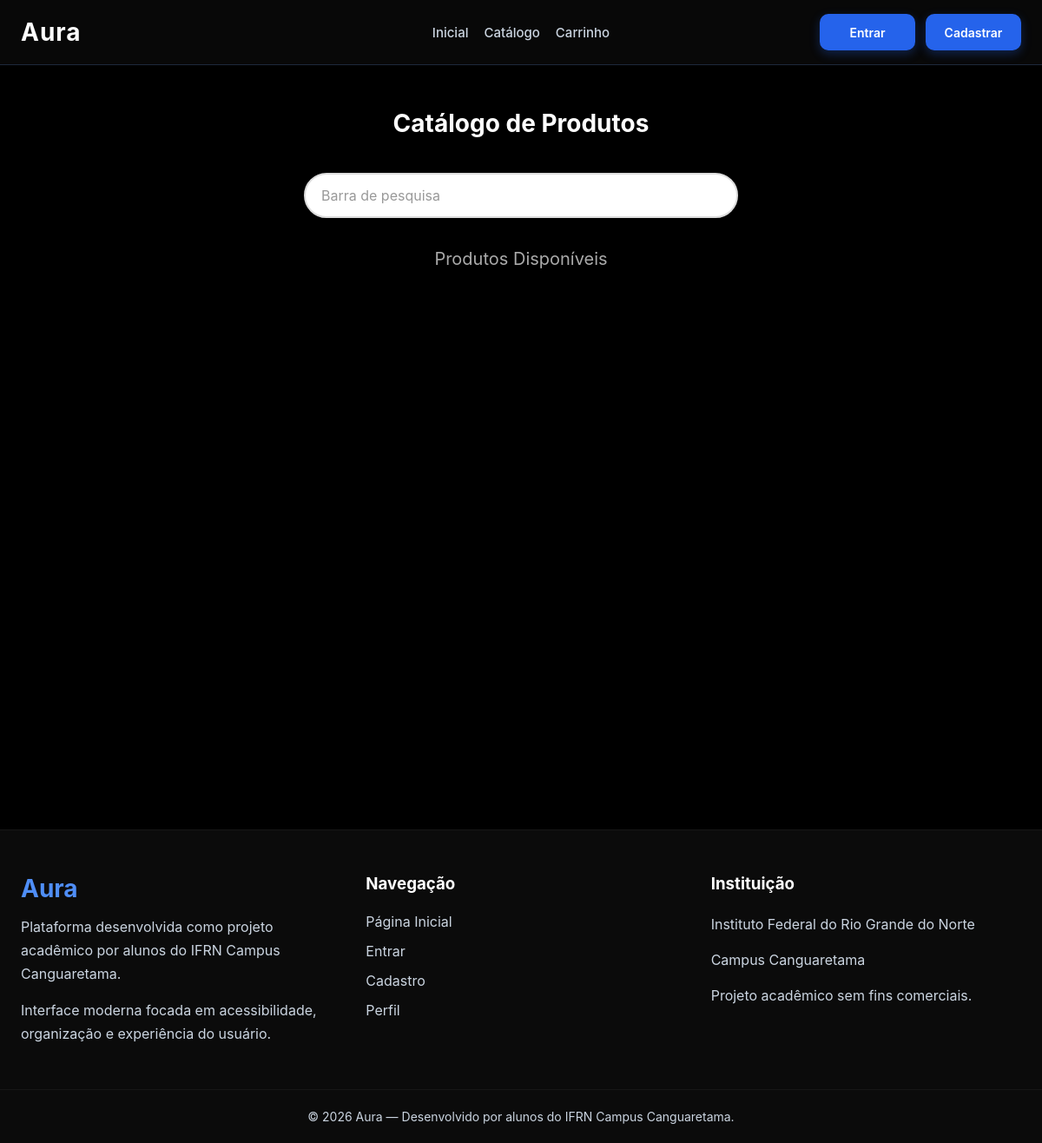
/catalogo/, run on an earlier commit of the app's database.
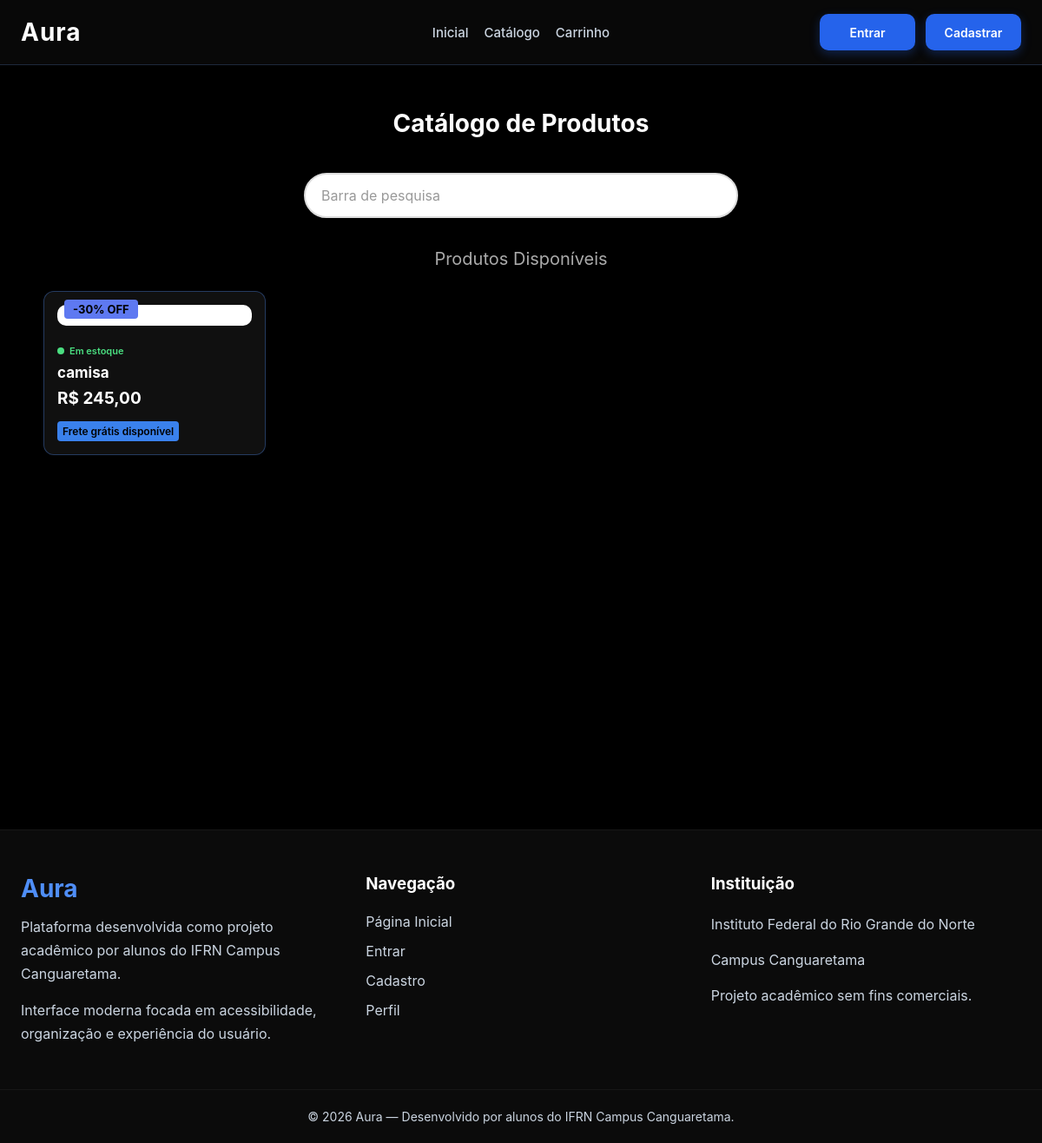
And on a later commit of the database.
### produtos/models.py (models this page shows, shortened)
class Produto(models.Model):
    nome = models.CharField("Nome", max_length=120)
    descricao = models.TextField("Descrição")
    preco = models.DecimalField("Preço", max_digits=10, decimal_places=2)
    estoque = models.IntegerField("Estoque")
    categoria = models.ForeignKey(
    Categoria,
    on_delete=models.SET_NULL,
    null=True,
    blank=True
    )
    imagem = models.ImageField(
        "Imagem",
        upload_to="produtos/",
        null=True,
        blank=True
    )

### core/views.py (the view)
# urls.py: path('catalogo/', catalogo, name='catalogo'),
def catalogo(request):
    produtos = Produto.objects.all()
    context = {
        'produtos': produtos
    }
    return render(request, 'catalogo.html', context)

### core/templates/catalogo.html (shortened to what this page needs)
{% extends 'base.html' %}
{% load static %}
{% block estilo %}
<link rel="stylesheet" href="{% static 'assets/css/catalogo.css' %}" />
{% endblock %}
{% block conteudo %}
<main class="catalogo">
  <h1>Catálogo de Produtos</h1>
  <input type="text" id="campoBusca" placeholder="Barra de pesquisa" aria-label="Buscar produtos no catálogo">
  <h2 style="font-size: 20px; margin-bottom: 25px; color: #aaa; font-weight: 400;">Produtos Disponíveis</h2>
  <div class="card-grid" id="lista">
    {% for produto in produtos %}
    <a href="{% url 'produto_detalhe' produto.id %}" class="card-link">
      <div class="card">
        <div class="card-img">
          <span class="badge">-30% OFF</span>
        </div>
        <div class="card-info-top">
          {% if produto.estoque > 0 %}
          <span class="disponivel card-estoque">Em estoque</span>
          {% else %}
          <span class="indisponivel card-estoque">Esgotado</span>
          {% endif %}
        </div>
        <h3 class="nome-produto">{{ produto.nome }}</h3>
        <div class="prices">
          <span class="new">R$ {{ produto.preco }}</span>
        </div>
        <span class="frete">Frete grátis disponível</span>
      </div>
    </a>
    {% endfor %}
  </div>
</main>
{% endblock %}

What changed in the data, as far as the page shows it:
added Produto: estoque "Em estoque", nome "camisa", preco "245,00"
